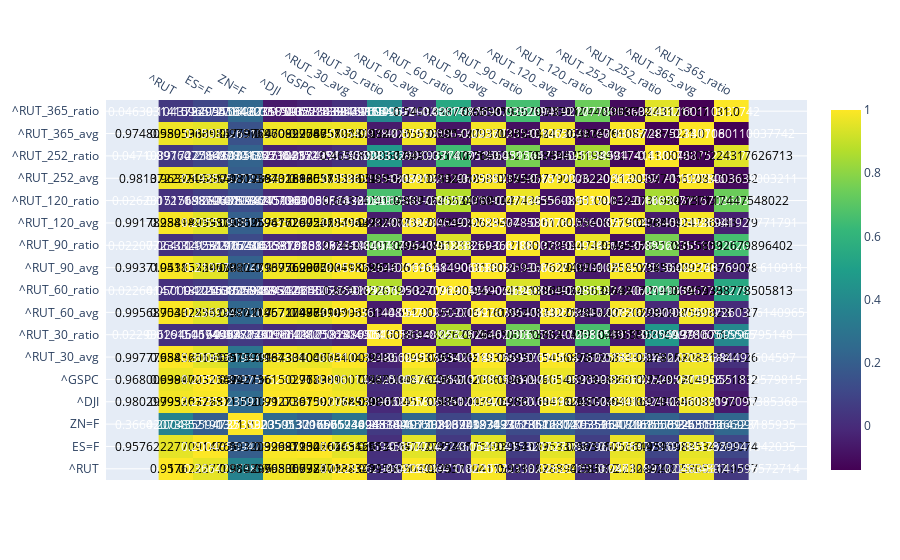

The code cell stored with this chart in its notebook:
### Code cell
close_corrs_df = close_df.corr()
close_corrs_diffs_df = close_df.diff()
close_corrs_diffs_df = close_corrs_diffs_df.corr()

import plotly.figure_factory as ff

fig = ff.create_annotated_heatmap(z=close_corrs_df.values,
                                 x=close_corrs_df.columns.tolist(),
                                 y=close_corrs_df.index.tolist(),
                                 showscale=True,
                                 colorscale='Viridis')
fig.show()
